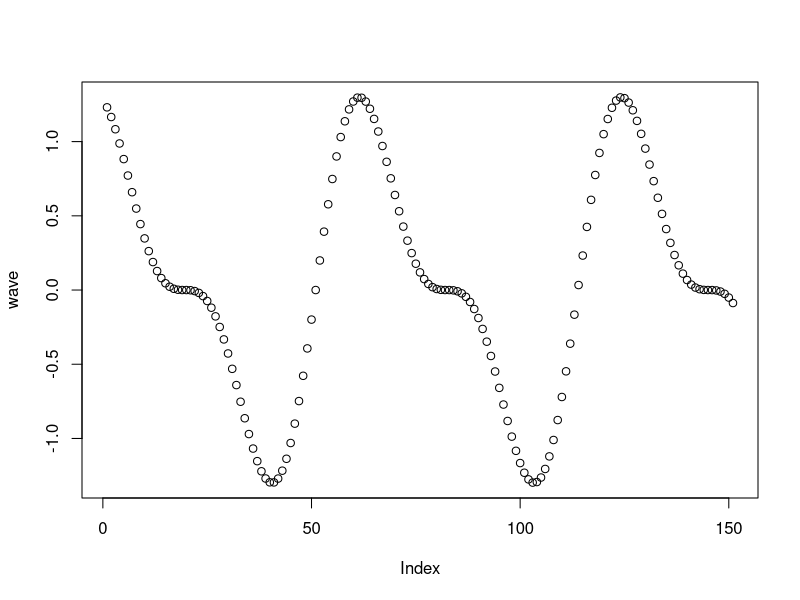

Recreate this plot in R.
# Exercise 1: creating and operating on vectors

# Create a vector `names` that contains your name and the names of 2 people 
# next to you. Print the vector.

names <- c("Sebastian","Yaroslav", "Anna")
print(names)

# Use the colon operator : to create a vector `n` of numbers from 10:49

n <- 10:49

# Use the `length()` function to get the number of elements in `n`

length(n)

# Add 1 to each element in `n` and print the result

n <- n+1
print(n)

# Create a vector `m` that contains the numbers 10 to 1 (in that order). 
# Hint: use the `seq()` function

m <- seq(10,1)

# Subtract `m` FROM `n`. Note the recycling!

n_minus_m <- n-m
print(n_minus_m)

# Use the `seq()` function to produce a range of numbers from -5 to 10 in `0.1`
# increments. Store it in a variable `x_range`

x_range <- seq(-5, 10, 0.1)

# Create a vector `sin_wave` by calling the `sin()` function on each element 
# in `x_range`.

sin_wave <- sin(x_range)

# Create a vector `cos_wave` by calling the `cos()` function on each element 
# in `x_range`.

cos_wave <- cos(x_range)

# Create a vector `wave` by multiplying `sin_wave` and `cos_wave` together, then
# adding `sin_wave` to the product

wave <- sin_wave * cos_wave + sin_wave

# Use the `plot()` function to plot your `wave`!

plot(wave)